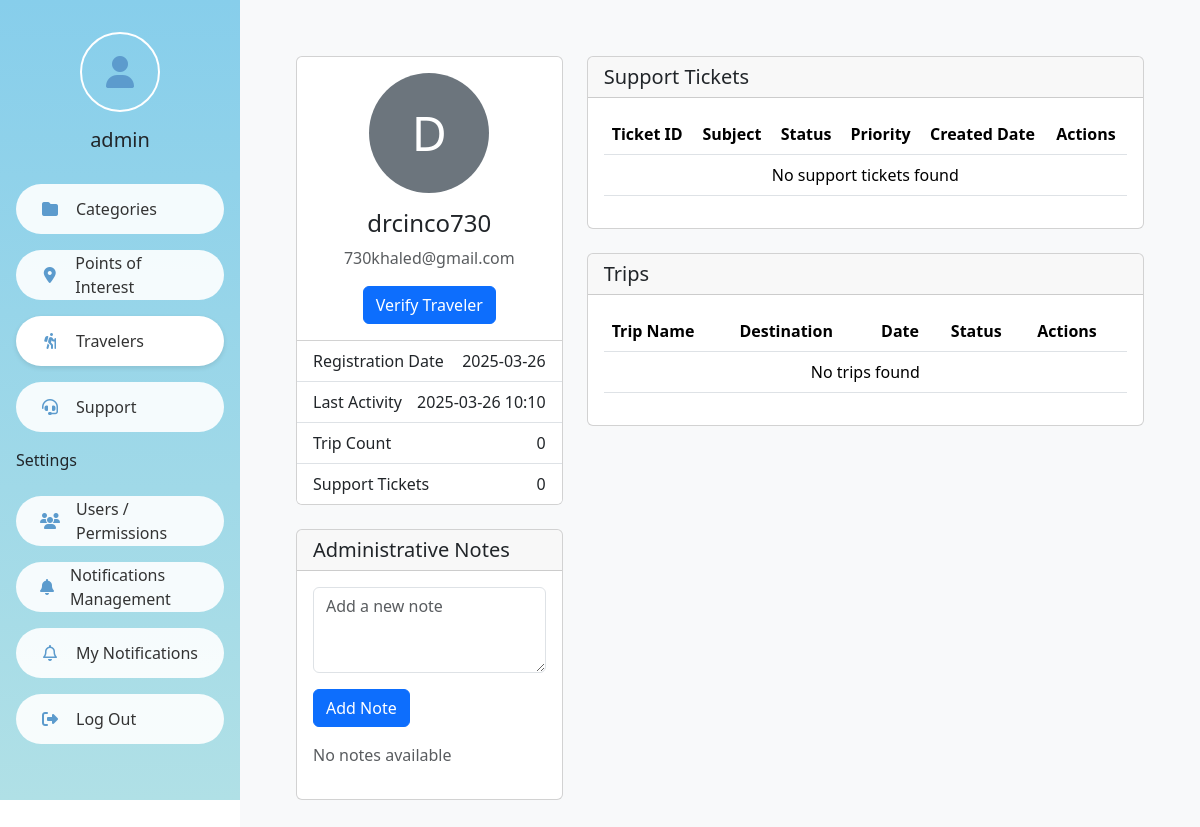
The app's page /admin_app/travelers/1/ (signed in) with its own data.
### admin_app/models.py (models this page shows, shortened)
class Traveler(models.Model):
    user = models.OneToOneField(User, on_delete=models.CASCADE)
    profile_photo = models.ImageField(upload_to='profile_photos/', null=True, blank=True)
    settings = models.JSONField(default=dict)  # For storing offline mode, notification preferences etc.

### admin_app/views.py (the view, shortened to what this page needs)
# urls.py: path('travelers/<int:pk>/', views.traveler_detail, name='traveler_detail'),
@login_required
def traveler_detail(request, pk):
    traveler = get_object_or_404(Traveler.objects.select_related('user', 'verification'), pk=pk)
    support_tickets = traveler.support_tickets.all()
    notes = traveler.admin_notes.all().order_by('-created_at')
    return render(request, 'templates/accounts/traveler_detail.html', {
        'traveler': traveler,
        'support_tickets': support_tickets,
        'notes': notes
    })

### admin_app/templates/templates/accounts/traveler_detail.html (shortened to what this page needs)
{% extends "templates/accounts/base.html" %}
{% load static %}
{% block content %}
<div class="container-fluid p-4">
    <div class="row">
        <div class="col-md-4">
            <div class="card mb-4">
                <div class="card-body text-center">
                    {% if traveler.profile_photo %}
                        <img src="{{ traveler.profile_photo.url }}" class="rounded-circle mb-3" width="120">
                    {% else %}
                        <div class="rounded-circle bg-secondary text-white d-flex align-items-center justify-content-center mx-auto mb-3" style="width: 120px; height: 120px; font-size: 3rem;">
                            {{ traveler.user.username|make_list|first|upper }}
                        </div>
                    {% endif %}
                    <h4>{{ traveler.user.username }}</h4>
                    <p class="text-muted">{{ traveler.user.email }}</p>
                    <div class="d-grid gap-2">
                        {% if traveler.verification %}
                            <button class="btn btn-{{ traveler.verification.status|yesno:'success,warning,danger' }}">
                                {{ traveler.verification.get_status_display }}
                            </button>
                        {% else %}
                            <form method="post">
                                <button type="submit" name="verify_traveler" class="btn btn-primary">
                                    Verify Traveler
                                </button>
                            </form>
                        {% endif %}
                    </div>
                </div>
                <ul class="list-group list-group-flush">
                    <li class="list-group-item d-flex justify-content-between">
                        <span>Registration Date</span>
                        <span>{{ traveler.user.date_joined|date:"Y-m-d" }}</span>
                    </li>
                    <li class="list-group-item d-flex justify-content-between">
                        <span>Last Activity</span>
                        <span>{{ traveler.user.last_login|date:"Y-m-d H:i"|default:"Never logged in" }}</span>
                    </li>
                    <li class="list-group-item d-flex justify-content-between">
                        <span>Trip Count</span>
                        <span>{{ traveler.trips.count }}</span>
                    </li>
                    <li class="list-group-item d-flex justify-content-between">
                        <span>Support Tickets</span>
                        <span>{{ traveler.support_tickets.count }}</span>
                    </li>
                </ul>
            </div>
            <div class="card">
                <div class="card-header">
                    <h5 class="card-title mb-0">Administrative Notes</h5>
                </div>
                <div class="card-body">
                    <form method="post" class="mb-3">
                        <div class="mb-3">
                            <textarea name="note" class="form-control" rows="3" placeholder="Add a new note"></textarea>
                        </div>
                        <button type="submit" name="add_note" class="btn btn-primary">Add Note</button>
                    </form>
                    <div class="notes-list">
                        {% for note in notes %}
                        <div class="note-item mb-3">
                            <div class="d-flex justify-content-between">
                                <strong>{{ note.author.username }}</strong>
                                <small class="text-muted">{{ note.created_at|date:"Y-m-d H:i" }}</small>
                            </div>
                            <p class="mb-0">{{ note.note }}</p>
                        </div>
                        {% empty %}
                        <p class="text-muted">No notes available</p>
                        {% endfor %}
                    </div>
                </div>
            </div>
        </div>
        <div class="col-md-8">
            <div class="card mb-4">
                <div class="card-header">
                    <h5 class="card-title mb-0">Support Tickets</h5>
                </div>
                <div class="card-body">
                    <div class="table-responsive">
                        <table class="table">
                            <thead>
                                <tr>
                                    <th>Ticket ID</th>
                                    <th>Subject</th>
                                    <th>Status</th>
                                    <th>Priority</th>
                                    <th>Created Date</th>
                                    <th>Actions</th>
                                </tr>
                            </thead>
                            <tbody>
                                {% for ticket in support_tickets %}
                                <tr>
                                    <td>#{{ ticket.id }}</td>
                                    <td>{{ ticket.subject }}</td>
                                    <td>
                                        <span class="badge bg-{{ ticket.status|yesno:'success,warning,danger' }}">
                                            {{ ticket.get_status_display }}
                                        </span>
                                    </td>
                                    <td>
                                        <span class="badge bg-{{ ticket.priority }}">
                                            {{ ticket.get_priority_display }}
                                        </span>
                                    </td>
                                    <td>{{ ticket.created_at|date:"Y-m-d H:i" }}</td>
                                    <td>
                                        <a href="{% url 'support_ticket_detail' ticket.pk %}" class="btn btn-sm btn-primary">
                                            <i class="fas fa-eye"></i> View
                                        </a>
                                    </td>
                                </tr>
                                {% empty %}
                                <tr>
                                    <td colspan="6" class="text-center">No support tickets found</td>
                                </tr>
                                {% endfor %}
                            </tbody>
                        </table>
                    </div>
                </div>
            </div>
            <div class="card">
                <div class="card-header">
                    <h5 class="card-title mb-0">Trips</h5>
                </div>
                <div class="card-body">
                    <div class="table-responsive">
                        <table class="table">
                            <thead>
                                <tr>
                                    <th>Trip Name</th>
                                    <th>Destination</th>
                                    <th>Date</th>
                                    <th>Status</th>
                                    <th>Actions</th>
                                </tr>
                            </thead>
                            <tbody>
                                {% for trip in traveler.trips.all %}
                                <tr>
                                    <td>{{ trip.name }}</td>
                                    <td>{{ trip.location }}</td>
                                    <td>{{ trip.start_date|date:"Y-m-d" }}</td>
                                    <td>
                                        {% if trip.end_date < today %}
                                            <span class="badge bg-secondary">Completed</span>
                                        {% else %}
                                            <span class="badge bg-primary">Upcoming</span>
                                        {% endif %}
                                    </td>
                                    <td>
                                        <a href="#" class="btn btn-sm btn-primary">
                                            <i class="fas fa-eye"></i> View
                                        </a>
                                    </td>
                                </tr>
                                {% empty %}
                                <tr>
                                    <td colspan="5" class="text-center">No trips found</td>
                                </tr>
                                {% endfor %}
                            </tbody>
                        </table>
                    </div>
                </div>
            </div>
        </div>
    </div>
</div>
{% endblock %}

### admin_app/templates/templates/accounts/base.html (shortened to what this page needs)
<!DOCTYPE html>
{% load static %}
<html lang="en" dir="ltr">
<head>
    <link rel="stylesheet" href="https://cdn.jsdelivr.net/npm/bootstrap@5.3.2/dist/css/bootstrap.min.css">
    <link rel="stylesheet" href="https://cdnjs.cloudflare.com/ajax/libs/font-awesome/6.5.1/css/all.min.css">
</head>
<body>
    <div class="admin-container">
        <div class="sidebar">
            <div class="user-profile">
                <div class="profile-circle">
                    <i class="fas fa-user fa-2x" style="line-height: 76px; color: #5c9bcd;"></i>
                </div>
                <h5 class="mb-0">{{ request.user.username }}</h5>
            </div>
            <nav class="nav-menu">
                <a href="{% url 'category_list' %}"
                    class="menu-item {% if 'categories' in request.path %}active{% endif %}">
                    <i class="fas fa-folder"></i>
                    <span>Categories</span>
                </a>
                <a href="{% url 'poi_list' %}" class="menu-item {% if 'poi' in request.path %}active{% endif %}">
                    <i class="fas fa-map-marker-alt"></i>
                    <span>Points of Interest</span>
                </a>
                <a href="{% url 'traveler_list' %}"
                    class="menu-item {% if 'travelers' in request.path %}active{% endif %}">
                    <i class="fas fa-hiking"></i>
                    <span>Travelers</span>
                </a>
                <a href="{% url 'support_ticket_list' %}"
                    class="menu-item {% if 'support' in request.path %}active{% endif %}">
                    <i class="fas fa-headset"></i>
                    <span>Support</span>
                </a>
                <p>Settings</p>
                <a href="{% url 'user_list' %}" class="menu-item {% if 'users' in request.path %}active{% endif %}">
                    <i class="fas fa-users"></i>
                    <span>Users / Permissions</span>
                </a>
                <a href="{% url 'notification_list' %}"
                    class="menu-item {% if 'notifications' in request.path and not 'my-notifications' in request.path %}active{% endif %}">
                    <i class="fas fa-bell"></i>
                    <span>Notifications Management</span>
                </a>
                <a href="{% url 'user_notifications' %}"
                    class="menu-item {% if 'my-notifications' in request.path %}active{% endif %}">
                    <i class="far fa-bell"></i>
                    <span>My Notifications</span>
                </a>
                <a href="#" class="menu-item" id="logoutLink">
                    <i class="fas fa-sign-out-alt"></i>
                    <span>Log Out</span>
                </a>
            </nav>
        </div>
        <div class="main-content">
            <div class="content-area">
                {% block content %}{% endblock %}
            </div>
        </div>
    </div>
</body>
</html>

### admin_app/templates/templates/accounts/base.html (style rules this page uses)
:root { --sidebar-width: 240px; --menu-item-height: 50px; }
body { font-family: 'Segoe UI', Tahoma, Geneva, Verdana, sans-serif; margin: 0; padding: 0; }
.admin-container { display: flex; min-height: 100vh; }
.sidebar { width: var(--sidebar-width); background: linear-gradient(180deg, #87CEEB 0%, #B0E0E6 100%); position: fixed; height: 100vh; left: 0; display: flex; flex-direction: column; align-items: center; padding: 2rem 1rem; }
.main-content { margin-left: var(--sidebar-width); flex: 1; background-color: #f8f9fa; min-height: 100vh; }
.user-profile { text-align: center; margin-bottom: 2rem; }
.profile-circle { width: 80px; height: 80px; border: 2px solid #fff; border-radius: 50%; margin-bottom: 1rem; }
.nav-menu { width: 100%; display: flex; flex-direction: column; gap: 0.5rem; }
.menu-item { display: flex; align-items: center; padding: 0.8rem 1.5rem; background-color: rgba(255, 255, 255, 0.9); border-radius: 25px; text-decoration: none; color: #333; transition: all 0.3s ease; height: var(--menu-item-height); margin-bottom: 0.5rem; }
.menu-item.active { background-color: #fff; box-shadow: 0 2px 5px rgba(0, 0, 0, 0.1); }
.menu-item i { margin-right: 1rem; width: 20px; text-align: center; color: #5c9bcd; }
.content-area { padding: 2rem; }

### records on screen
Traveler: user.username|make_list "D", user.username "drcinco730", user.email "730khaled@gmail.com", user.date_joined "2025-03-26", user.last_login "2025-03-26 10:10", trips.count "0", support_tickets.count "0"

### other values on screen
{{ request.user.username }} "admin"
